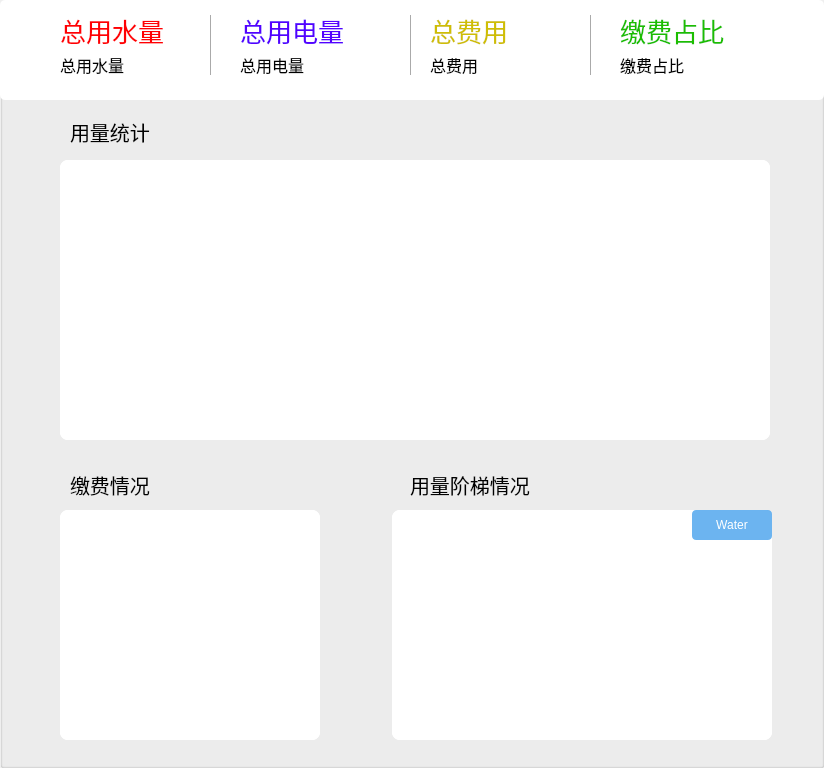
   <widget class="QGroupBox" name="ag_tab_overview">
    <property name="geometry">
     <rect>
      <x>200</x>
      <y>0</y>
      <width>824</width>
      <height>768</height>
     </rect>
    </property>
    <property name="styleSheet">
     <string notr="true"/>
    </property>
    <property name="title">
     <string/>
    </property>
    <property name="flat">
     <bool>false</bool>
    </property>
    <widget class="QGroupBox" name="ag_bg_chart_linechart">
     <property name="geometry">
      <rect>
       <x>60</x>
       <y>160</y>
       <width>710</width>
       <height>280</height>
      </rect>
     </property>
     <property name="styleSheet">
      <string notr="true">border-radius:8px; 
background-color: rgb(255, 255, 255);</string>
     </property>
     <property name="title">
      <string/>
     </property>
     <property name="flat">
      <bool>false</bool>
     </property>
     <widget class="QtCharts::QChartView" name="ag_chart_linechart">
      <property name="geometry">
       <rect>
        <x>0</x>
        <y>0</y>
        <width>710</width>
        <height>280</height>
       </rect>
      </property>
      <property name="styleSheet">
       <string notr="true"/>
      </property>
     </widget>
    </widget>
    <widget class="QGroupBox" name="ag_bg_chart_bingchart">
     <property name="geometry">
      <rect>
       <x>60</x>
       <y>510</y>
       <width>260</width>
       <height>230</height>
      </rect>
     </property>
     <property name="styleSheet">
      <string notr="true">border-radius:8px; 
background-color: rgb(255, 255, 255);</string>
     </property>
     <property name="title">
      <string/>
     </property>
     <property name="flat">
      <bool>false</bool>
     </property>
     <widget class="QtCharts::QChartView" name="ag_chart_bingchart">
      <property name="geometry">
       <rect>
        <x>0</x>
        <y>0</y>
        <width>260</width>
        <height>230</height>
       </rect>
      </property>
      <property name="styleSheet">
       <string notr="true"/>
      </property>
     </widget>
    </widget>
    <widget class="QGroupBox" name="ag_bg_chart_zhuchart">
     <property name="geometry">
      <rect>
       <x>392</x>
       <y>510</y>
       <width>380</width>
       <height>230</height>
      </rect>
     </property>
     <property name="styleSheet">
      <string notr="true">border-radius:8px; 
background-color: rgb(255, 255, 255);</string>
     </property>
     <property name="title">
      <string/>
     </property>
     <property name="flat">
      <bool>false</bool>
     </property>
     <widget class="QtCharts::QChartView" name="ag_chart_zhuchart">
      <property name="geometry">
       <rect>
        <x>0</x>
        <y>0</y>
        <width>380</width>
        <height>230</height>
       </rect>
      </property>
      <property name="styleSheet">
       <string notr="true"/>
      </property>
     </widget>
     <widget class="QPushButton" name="ag_btn_change_barcharmode">
      <property name="geometry">
       <rect>
        <x>300</x>
        <y>0</y>
        <width>80</width>
        <height>30</height>
       </rect>
      </property>
      <property name="styleSheet">
       <string notr="true">QWidget
{
background-color: rgba(92,172,238,230);
color: white;
border-radius:4px; 
}

QWidget:hover
{
background-color: rgba(175,238,238,230);
color: white;
}

QWidget:pressed
{
background-color: rgba(0,191,255,230);
color: white;
}</string>
      </property>
      <property name="text">
       <string>Water</string>
      </property>
     </widget>
    </widget>
    <widget class="QLabel" name="ag_title_overview_linechart">
     <property name="geometry">
      <rect>
       <x>70</x>
       <y>117</y>
       <width>400</width>
       <height>30</height>
      </rect>
     </property>
     <property name="styleSheet">
      <string notr="true">font-size:20px;</string>
     </property>
     <property name="text">
      <string>用量统计</string>
     </property>
     <property name="alignment">
      <set>Qt::AlignLeading|Qt::AlignLeft|Qt::AlignVCenter</set>
     </property>
    </widget>
    <widget class="QLabel" name="ag_title_overview_bingchart">
     <property name="geometry">
      <rect>
       <x>70</x>
       <y>470</y>
       <width>400</width>
       <height>30</height>
      </rect>
     </property>
     <property name="styleSheet">
      <string notr="true">font-size:20px;</string>
     </property>
     <property name="text">
      <string>缴费情况</string>
     </property>
     <property name="alignment">
      <set>Qt::AlignLeading|Qt::AlignLeft|Qt::AlignVCenter</set>
     </property>
    </widget>
    <widget class="QLabel" name="ag_title_overview_zhuchart">
     <property name="geometry">
      <rect>
       <x>410</x>
       <y>470</y>
       <width>400</width>
       <height>30</height>
      </rect>
     </property>
     <property name="styleSheet">
      <string notr="true">font-size:20px;</string>
     </property>
     <property name="text">
      <string>用量阶梯情况</string>
     </property>
     <property name="alignment">
      <set>Qt::AlignLeading|Qt::AlignLeft|Qt::AlignVCenter</set>
     </property>
    </widget>
    <widget class="QLabel" name="ag_bar_background">
     <property name="geometry">
      <rect>
       <x>0</x>
       <y>0</y>
       <width>824</width>
       <height>100</height>
      </rect>
     </property>
     <property name="styleSheet">
      <string notr="true">background-color: rgba(255, 255, 255 , 255);
border-radius:5px; </string>
     </property>
     <property name="text">
      <string/>
     </property>
    </widget>
    <widget class="QLabel" name="ag_lab_3">
     <property name="geometry">
      <rect>
       <x>430</x>
       <y>15</y>
       <width>150</width>
       <height>30</height>
      </rect>
     </property>
     <property name="font">
      <font>
       <pointsize>-1</pointsize>
      </font>
     </property>
     <property name="styleSheet">
      <string notr="true">font-size:26px;
color: rgb(207, 190, 4);</string>
     </property>
     <property name="text">
      <string>总费用</string>
     </property>
     <property name="alignment">
      <set>Qt::AlignLeading|Qt::AlignLeft|Qt::AlignVCenter</set>
     </property>
    </widget>
    <widget class="QLabel" name="ag_lab_1_sub">
     <property name="geometry">
      <rect>
       <x>60</x>
       <y>50</y>
       <width>150</width>
       <height>30</height>
      </rect>
     </property>
     <property name="font">
      <font>
       <pointsize>-1</pointsize>
      </font>
     </property>
     <property name="styleSheet">
      <string notr="true">font-size:16px;</string>
     </property>
     <property name="text">
      <string>总用水量</string>
     </property>
     <property name="alignment">
      <set>Qt::AlignLeading|Qt::AlignLeft|Qt::AlignVCenter</set>
     </property>
    </widget>
    <widget class="QLabel" name="ag_lab_4">
     <property name="geometry">
      <rect>
       <x>620</x>
       <y>15</y>
       <width>150</width>
       <height>30</height>
      </rect>
     </property>
     <property name="font">
      <font>
       <pointsize>-1</pointsize>
      </font>
     </property>
     <property name="styleSheet">
      <string notr="true">font-size:26px;
color: rgb(28, 190, 0);</string>
     </property>
     <property name="text">
      <string>缴费占比</string>
     </property>
     <property name="alignment">
      <set>Qt::AlignLeading|Qt::AlignLeft|Qt::AlignVCenter</set>
     </property>
    </widget>
    <widget class="QLabel" name="ag_lab_2_sub">
     <property name="geometry">
      <rect>
       <x>240</x>
       <y>50</y>
       <width>150</width>
       <height>30</height>
      </rect>
     </property>
     <property name="font">
      <font>
       <pointsize>-1</pointsize>
      </font>
     </property>
     <property name="styleSheet">
      <string notr="true">font-size:16px;</string>
     </property>
     <property name="text">
      <string>总用电量</string>
     </property>
     <property name="alignment">
      <set>Qt::AlignLeading|Qt::AlignLeft|Qt::AlignVCenter</set>
     </property>
    </widget>
    <widget class="QLabel" name="ag_lab_3_sub">
     <property name="geometry">
      <rect>
       <x>430</x>
       <y>50</y>
       <width>150</width>
       <height>30</height>
      </rect>
     </property>
     <property name="font">
      <font>
       <pointsize>-1</pointsize>
      </font>
     </property>
     <property name="styleSheet">
      <string notr="true">font-size:16px;</string>
     </property>
     <property name="text">
      <string>总费用</string>
     </property>
     <property name="alignment">
      <set>Qt::AlignLeading|Qt::AlignLeft|Qt::AlignVCenter</set>
     </property>
    </widget>
    <widget class="QLabel" name="ag_lab_1">
     <property name="geometry">
      <rect>
       <x>60</x>
       <y>15</y>
       <width>150</width>
       <height>30</height>
      </rect>
     </property>
     <property name="font">
      <font>
       <pointsize>-1</pointsize>
      </font>
     </property>
     <property name="styleSheet">
      <string notr="true">font-size:26px;
color: rgb(255, 0, 4);</string>
     </property>
     <property name="text">
      <string>总用水量</string>
     </property>
     <property name="alignment">
      <set>Qt::AlignLeading|Qt::AlignLeft|Qt::AlignVCenter</set>
     </property>
    </widget>
    <widget class="QLabel" name="ag_lab_4_sub">
     <property name="geometry">
      <rect>
       <x>620</x>
       <y>50</y>
       <width>150</width>
       <height>30</height>
      </rect>
     </property>
     <property name="font">
      <font>
       <pointsize>-1</pointsize>
      </font>
     </property>
     <property name="styleSheet">
      <string notr="true">font-size:16px;</string>
     </property>
     <property name="text">
      <string>缴费占比</string>
     </property>
     <property name="alignment">
      <set>Qt::AlignLeading|Qt::AlignLeft|Qt::AlignVCenter</set>
     </property>
    </widget>
    <widget class="QLabel" name="ag_lab_2">
     <property name="geometry">
      <rect>
       <x>240</x>
       <y>15</y>
       <width>166</width>
       <height>30</height>
      </rect>
     </property>
     <property name="font">
      <font>
       <pointsize>-1</pointsize>
      </font>
     </property>
     <property name="styleSheet">
      <string notr="true">font-size:26px;
color: rgb(85, 0, 255);</string>
     </property>
     <property name="text">
      <string>总用电量</string>
     </property>
     <property name="alignment">
      <set>Qt::AlignLeading|Qt::AlignLeft|Qt::AlignVCenter</set>
     </property>
    </widget>
    <widget class="QLabel" name="label">
     <property name="geometry">
      <rect>
       <x>210</x>
       <y>15</y>
       <width>1</width>
       <height>60</height>
      </rect>
     </property>
     <property name="styleSheet">
      <string notr="true">background-color: #AAAAAA;</string>
     </property>
     <property name="text">
      <string/>
     </property>
    </widget>
    <widget class="QLabel" name="label_2">
     <property name="geometry">
      <rect>
       <x>410</x>
       <y>15</y>
       <width>1</width>
       <height>60</height>
      </rect>
     </property>
     <property name="styleSheet">
      <string notr="true">background-color: #AAAAAA;</string>
     </property>
     <property name="text">
      <string/>
     </property>
    </widget>
    <widget class="QLabel" name="label_4">
     <property name="geometry">
      <rect>
       <x>590</x>
       <y>15</y>
       <width>1</width>
       <height>60</height>
      </rect>
     </property>
     <property name="styleSheet">
      <string notr="true">background-color: #AAAAAA;</string>
     </property>
     <property name="text">
      <string/>
     </property>
    </widget>
   </widget>
